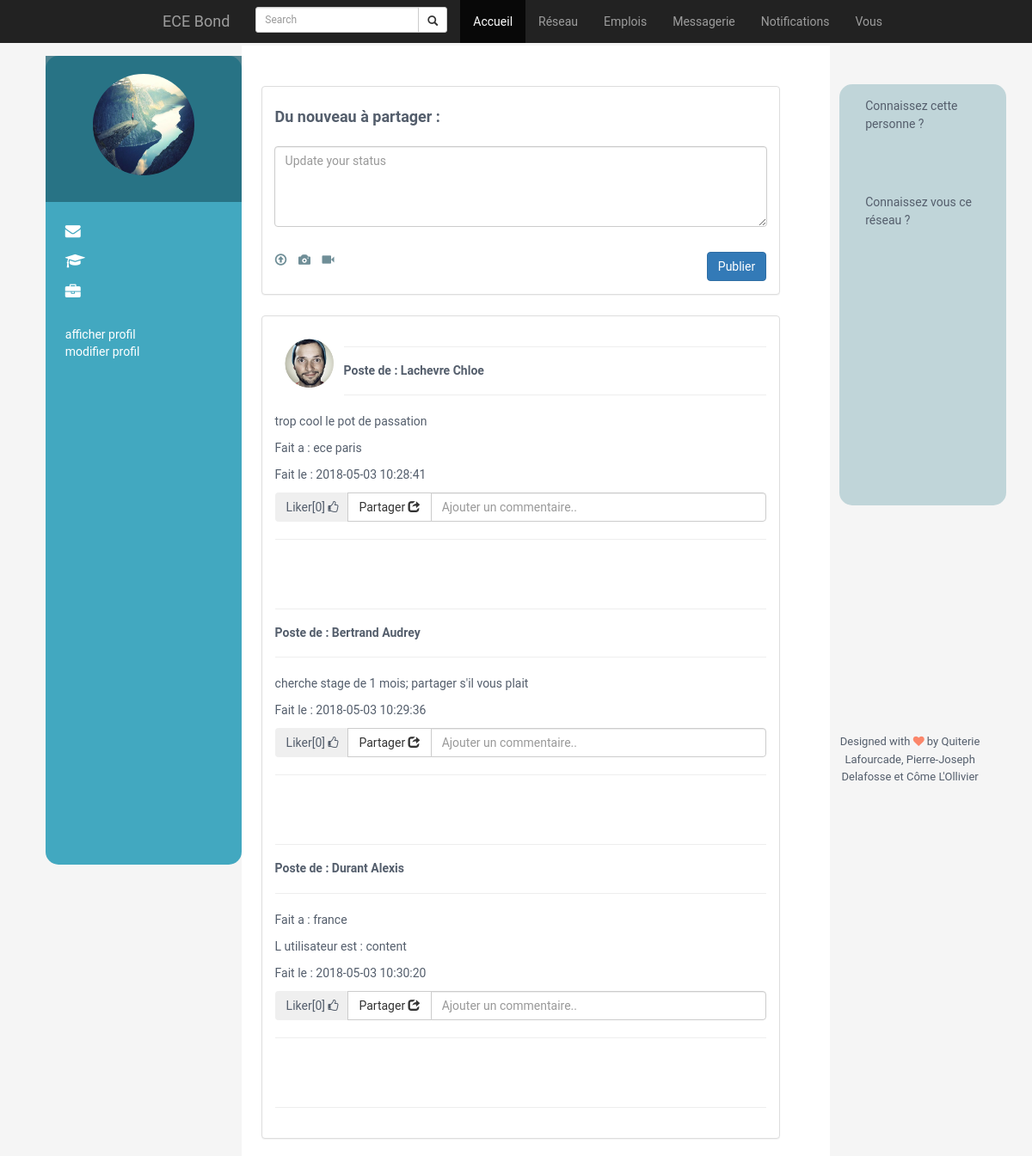
The page / on the database its author committed.
### tables this page shows
CREATE TABLE IF NOT EXISTS `posts` (
  `id_post` int(11) NOT NULL AUTO_INCREMENT,
  `log_utilisateur` varchar(20) NOT NULL,
  `libelle` varchar(100) NOT NULL,
  `chemin` varchar(255) NOT NULL,
  `commentaire` text,
  `lieu` varchar(30) DEFAULT NULL,
  `humeur` varchar(25) DEFAULT NULL,
  `activite` varchar(45) DEFAULT NULL,
  `visibilite` int(3) NOT NULL,
  `d_h` timestamp NOT NULL DEFAULT CURRENT_TIMESTAMP,
  PRIMARY KEY (`id_post`),
  KEY `log_utilisateur` (`log_utilisateur`)
);

CREATE TABLE IF NOT EXISTS `utilisateur` (
  `login` varchar(10) NOT NULL,
  `email` varchar(60) NOT NULL,
  `nom` varchar(60) NOT NULL,
  `prenom` varchar(60) DEFAULT NULL,
  `password` varchar(20) DEFAULT NULL,
  `anniversaire` date DEFAULT NULL,
  `travail` varchar(50) DEFAULT NULL,
  `promotion` varchar(30) DEFAULT NULL,
  `majeure` varchar(30) DEFAULT NULL,
  `photoprofil` varchar(255) DEFAULT NULL,
  `dateco` datetime DEFAULT NULL,
  `formations` text,
  `experiences` text,
  `photofond` varchar(255) DEFAULT NULL,
  PRIMARY KEY (`login`)
);

### index.php (the view, shortened to what this page needs)
<html>
<?php
	$bdd = new PDO('mysql:host=localhost;dbname=ecebond;charset=utf8', 'root', '');
	$Log = $_SESSION['login'];
	$reponse = $bdd->query("SELECT * FROM utilisateur WHERE login = '".$Log."'");
	$donnees = $reponse->fetch();
	$Email = $donnees['email'];
	$Maj = $donnees['majeure'];
	$Pro = $donnees['promotion'];
	$rc = $bdd->query('SELECT * FROM posts ORDER BY d_h DESC');
	$d_rc = $rc->fetch();
	$Id_P = $d_rc['id_post'];
	$rep = $bdd->query('SELECT * FROM posts ORDER BY d_h');
?>
<head>
    <link rel="stylesheet" href="https://maxcdn.bootstrapcdn.com/bootstrap/3.3.7/css/bootstrap.min.css">
    <link rel="stylesheet" href="assets/plugins/bootstrap/css/bootstrap.min.css">
    <link rel="stylesheet" href="assets/plugins/font-awesome/css/font-awesome.css">
    <link id="theme-style" rel="stylesheet" href="assets/css/styles.css">
    <link rel="stylesheet" href="assets/css/docs.css">
</head>
<body>
    <nav class="navbar-inverse navbar-fixed-top">
        <div class="container-fluid input-group">
            <div class="navbar-header">
                <a class="navbar-brand" href="index.php">ECE Bond</a>
            </div>
            <form class="navbar-form navbar-left" action="">
                <div class="input-group-sm">
                    <input type="text" class="form-control" placeholder="Search" name="search"></input>
                    <div class="input-group-btn">
                        <button class="btn btn-default" type="submit">
                            <i class="glyphicon glyphicon-search"></i>
                        </button>
                    </div>
                </div>
            </form>
            <ul class="nav navbar-nav navbar-right">
                <li class="active"><a href="index.php">Accueil</a></li>
                <li><a href="reseau.php">Réseau</a></li>
                <li><a href="emploi.php">Emplois</a></li>
                <li><a href="message.php">Messagerie</a></li>
                <li><a href="notif.php">Notifications</a></li>
                <li ><a href="profil.php">Vous</a></li>
            </ul>
        </div>
    </nav>
    <div class="wrappe">
        <div id="frame">
        <div class="sidebar-wrapper pull-left">
                <div class="profile-container">
                    <img class="img-responsive img-profil center-block" src="assets/images/fjords.jpg" alt="" />
                </div>
                <div class="contact-container container-block">
                    <ul class="list-unstyled contact-list">
                        <li><i class="fa fa-envelope"></i> <a href="mailto: yourname@email.com"><?php echo " ".$Email ?> </a></li>
                        <li><i class="fa fa-graduation-cap"></i> <?php echo " ".$Pro ?> </li>
						<li><i class="fa fa-briefcase"></i> <?php echo " ".$Maj?> </li>
                    </ul>
                    <br/>
                    <a href="profil.php">afficher profil</a><br>
                    <a href="change_profil.php">modifier profil</a>
                </div>
        </div>
        <div class="fil_actu">
            <div class="row">
            <div class="col-sm-11">
                <div class="panel panel-default">
                    <div class="panel-body">
                        <form class="form-horizontal" role="form">
                            <h4>Du nouveau à partager :</h4>
                            <div class="form-group" style="padding:14px;">
                                <textarea class="form-control" placeholder="Update your status" rows="4"></textarea>
                            </div>
                            <button class="btn btn-primary pull-right" type="button">Publier</button>
                            <ul class="list-inline">
                                <li><a href=""><i class="glyphicon glyphicon-upload"></i></a></li>
                                <li><a href=""><i class="glyphicon glyphicon-camera"></i></a></li>
                                <li><a href=""><i class="glyphicon glyphicon-facetime-video"></i></a></li>
                            </ul>
                        </form>
                    </div>
                </div>
				<div class="panel panel-default">
                        <div class="panel-body">
                            <img src="assets/images/profile.png" class="img-post pull-left">
                            <hr>
<?php
	while($donnees = $rep->fetch())
{
	$L_ut = $donnees['log_utilisateur'];
	$r_t = $bdd->query("SELECT * FROM utilisateur WHERE login = '".$L_ut."'");
	$d_t = $r_t->fetch();
	$N_p = $d_t['nom'];
	$P_p = $d_t['prenom'];
		if($L_ut != "")
		{
			echo '<span><h5> Poste de : '.$N_p.'  '.$P_p.' </h5></span>';
		}
?>
							<hr>
<?php
	$Com = $donnees['commentaire'];
		if($Com != "")
		{
			echo '<p> '.$Com.'</p>';
		}
	$Lieu = $donnees['lieu'];
		if($Lieu != "")
		{
			echo '<p> Fait a : '.$Lieu.'</p>';
		}
	$Humeur = $donnees['humeur'];
		if($Humeur != "")
		{
			echo '<p> L utilisateur est : '.$Humeur.'</p>';
		}
	$D = $donnees['d_h'];
		if($D != "")
		{
			echo '<p> Fait le  : '.$D.'</p>';
		}
?>
                           <form>
                           <div class="input-group">
                             <div class="input-group-btn">
<?php
		$reponse2 = $bdd->query("SELECT COUNT(id_post) AS c FROM liker WHERE id_post=".$Id_P);
		$donnees2 = $reponse2->fetch();
		$reponse3 = $bdd->query("SELECT * FROM liker WHERE id_utilisateur='".$L_ut."' AND id_post=".$Id_P);
		$donnees3 = $reponse3->fetch();
		$u = $donnees3['id_utilisateur'];
		if($u != "")
		{
			echo '<button onclick="liker();" class="btn btn"> Deja Liker['.$donnees2['c'].'] <i class="fa fa-thumbs-o-up"></i></button><button class="btn btn-default">Partager <i class="glyphicon glyphicon-share"></i></button>';
		}
		else
		{
			echo '<button onclick="liker();" class="btn btn"> Liker['.$donnees2['c'].'] <i class="fa fa-thumbs-o-up"></i></button><button class="btn btn-default">Partager <i class="glyphicon glyphicon-share"></i></button>';
		}
?>
							 </div>
                             <input class="form-control" placeholder="Ajouter un commentaire.." type="text">
                           </div>
                           </form>
						   <hr>
						   <br/>
						   <br/>
						   <hr>
                           <?php
}
?>
                         </div>
                    </div>
            </div>
            </div>
        </div>
        <div class="sidebar-right col-sm-2">
                <div class="panel-body">
                    <p>Connaissez cette personne ?</p>
                    <br><br><br>
                    <p>Connaissez vous ce réseau ?</p>
                </div>
        </div>
        </div>
        <footer class="footer">
                <div class="text-center">
                        <small class="copyright">Designed with <i class="fa fa-heart"></i> by Quiterie Lafourcade, Pierre-Joseph Delafosse et Côme L'Ollivier</small>
                </div>
        </footer>
    </div>
</body>
</html>

### assets/css/styles.css (style rules this page uses)
body { font-family: "Roboto", sans-serif; color: #545e6c; background: #f5f5f5; font-size: 14px; padding: 30px; -webkit-font-smoothing: antialiased; -moz-osx-font-smoothing: grayscale; }
h1, h2, h3, h4, h5, h6 { font-weight: 700; }
a { color: #6f8e97; -webkit-transition: all 0.4s ease-in-out; -moz-transition: all 0.4s ease-in-out; -ms-transition: all 0.4s ease-in-out; -o-transition: all 0.4s ease-in-out; }
p { line-height: 1.5; }
.sidebar-right { background: rgba(172, 201, 207, 0.712); margin-top: 4%; width: 17%; height: 70%; border-radius: 15px; float: left; }
.sidebar-wrapper { background: #42a8c0; margin-top: 1%; width: 19%; height: 70%; color: #fff; border-radius: 15px; position: fixed; }
.sidebar-wrapper a { color: #fff; }
.sidebar-wrapper .profile-container { padding: 15px; background: rgba(33, 99, 116, 0.767); text-align: center; color: #fff; }
.sidebar-wrapper .contact-container { height: 2000; }
.sidebar-wrapper .contact-list .fa { margin-right: 5px; font-size: 18px; vertical-align: middle; }
.sidebar-wrapper .contact-list li { margin-bottom: 15px; }
.sidebar-wrapper .contact-list li:last-child { margin-bottom: 0; }
.sidebar-wrapper .container-block { padding: 23px; }
.fil_actu { background: #fff; float: left; margin-left: 20%; margin-right: 1%; padding-left: 2%; padding-top: 2%; max-width: 60%; }
.footer { padding: 30px; padding-top: 100px; }
.footer .copyright { line-height: 1.6; color: #545e6c; font-size: 13px; }
.footer .fa-heart { color: #fb866a; }
#frame { width: 100%; min-width: 360px; max-width: 1200px; height: 92vh; margin-top: 2%; margin-left: 2%; min-height: 300px; max-height: 700px; }

### index.php (style rules this page uses)
.img-profil { padding: 3%; border-radius: 50%; width: 130; height: 130; }
.img-post { padding: 2%; border-radius: 50%; width: 80; height: 80; }
.panel-default { margin-top: 4%; }

### rows shown on the page
posts: log_utilisateur.nom "Lachevre", log_utilisateur.prenom "Chloe", commentaire "trop cool le pot de passation", lieu "ece paris", d_h "2018-05-03 10:28:41", c "0"
posts: log_utilisateur.nom "Bertrand", log_utilisateur.prenom "Audrey", commentaire "cherche stage de 1 mois; partager s'il vous plait", d_h "2018-05-03 10:29:36", c "0"
posts: log_utilisateur.nom "Durant", log_utilisateur.prenom "Alexis", lieu "france", humeur "content", d_h "2018-05-03 10:30:20", c "0"
